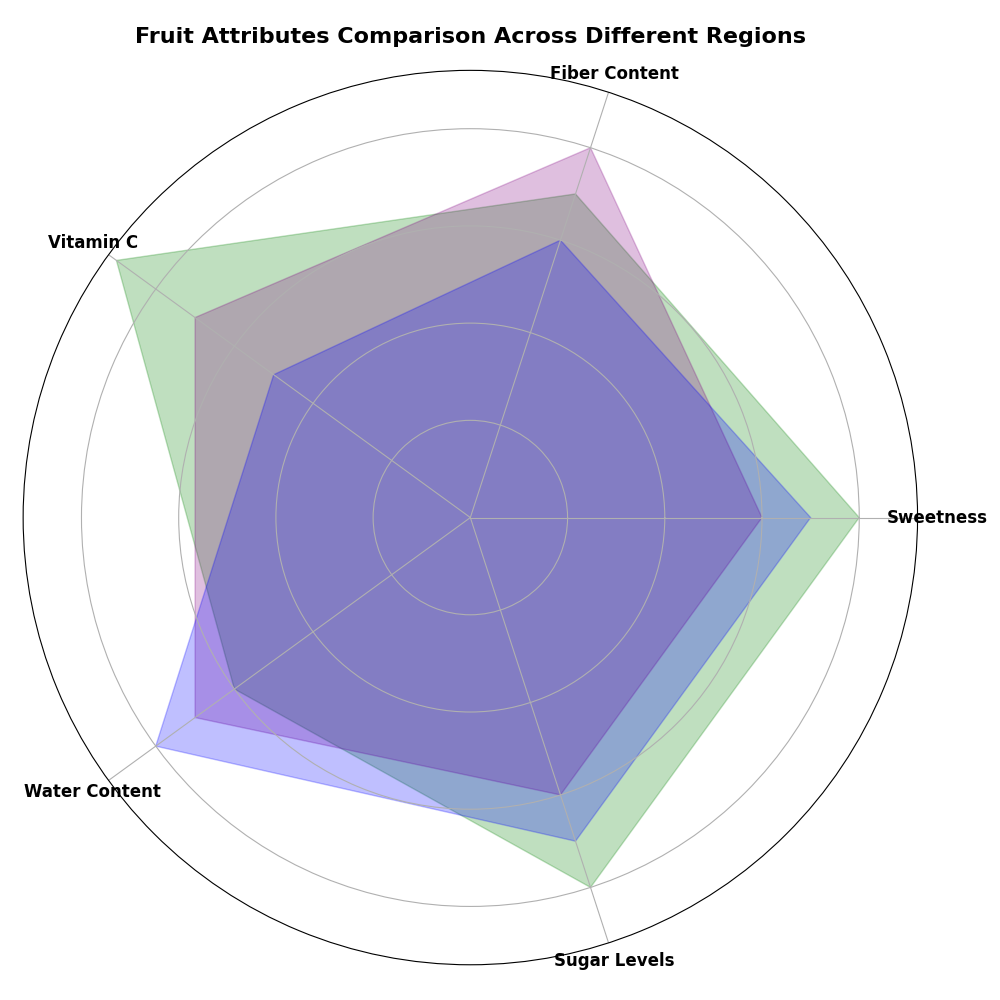

Recreate this plot in Python.
import matplotlib.pyplot as plt
import numpy as np

categories = ['Sweetness', 'Fiber Content', 'Vitamin C', 'Water Content', 'Sugar Levels']

# Data for fruits in different regions
tropical_scores = [8, 7, 9, 6, 8]
temperate_scores = [6, 8, 7, 7, 6]
mediterranean_scores = [7, 6, 5, 8, 7]

# Closing the radar chart by repeating the first score
tropical_scores += tropical_scores[:1]
temperate_scores += temperate_scores[:1]
mediterranean_scores += mediterranean_scores[:1]

num_categories = len(categories)
angles = np.linspace(0, 2 * np.pi, num_categories, endpoint=False).tolist()
angles += angles[:1]

fig, ax = plt.subplots(figsize=(10, 10), subplot_kw=dict(polar=True))

ax.fill(angles, tropical_scores, color='green', alpha=0.25)
ax.fill(angles, temperate_scores, color='purple', alpha=0.25)
ax.fill(angles, mediterranean_scores, color='blue', alpha=0.25)

ax.set_xticks(angles[:-1])
ax.set_xticklabels(categories, fontsize=12, fontweight='bold', ha='center')
ax.set_yticklabels([])

plt.title("Fruit Attributes Comparison Across Different Regions", fontsize=16, fontweight='bold', pad=20)
plt.tight_layout()
plt.show()
